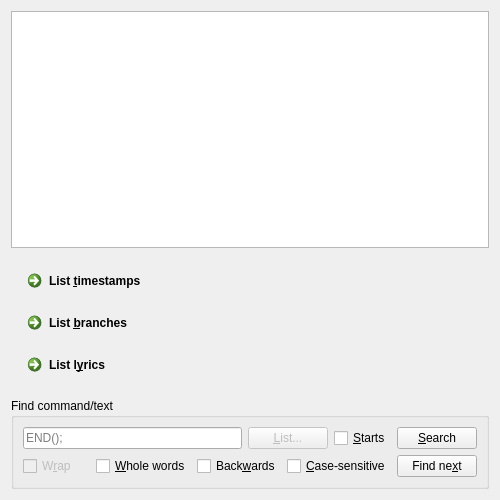
<?xml version="1.0" encoding="UTF-8"?>
<ui version="4.0">
 <class>diag_find</class>
 <widget class="QDialog" name="diag_find">
  <property name="geometry">
   <rect>
    <x>0</x>
    <y>0</y>
    <width>500</width>
    <height>500</height>
   </rect>
  </property>
  <property name="windowTitle">
   <string>Find</string>
  </property>
  <layout class="QGridLayout" name="gridLayout_3">
   <item row="1" column="0">
    <widget class="QWidget" name="widget" native="true">
     <layout class="QGridLayout" name="gridLayout_2">
      <item row="0" column="0">
       <widget class="QCommandLinkButton" name="commandLinkButton_Timestamps">
        <property name="text">
         <string>List &amp;timestamps</string>
        </property>
       </widget>
      </item>
      <item row="1" column="0">
       <widget class="QCommandLinkButton" name="commandLinkButton_Branches">
        <property name="text">
         <string>List &amp;branches</string>
        </property>
       </widget>
      </item>
      <item row="2" column="0">
       <widget class="QCommandLinkButton" name="commandLinkButton_Lyrics">
        <property name="text">
         <string>List l&amp;yrics</string>
        </property>
       </widget>
      </item>
     </layout>
    </widget>
   </item>
   <item row="2" column="0">
    <widget class="QGroupBox" name="groupBox">
     <property name="title">
      <string>Find command/text</string>
     </property>
     <layout class="QGridLayout" name="gridLayout">
      <item row="0" column="1">
       <widget class="QPushButton" name="pushButton">
        <property name="enabled">
         <bool>false</bool>
        </property>
        <property name="sizePolicy">
         <sizepolicy hsizetype="Maximum" vsizetype="Fixed">
          <horstretch>0</horstretch>
          <verstretch>0</verstretch>
         </sizepolicy>
        </property>
        <property name="text">
         <string>&amp;List...</string>
        </property>
       </widget>
      </item>
      <item row="0" column="3">
       <widget class="QPushButton" name="pushButton_2">
        <property name="text">
         <string>&amp;Search</string>
        </property>
       </widget>
      </item>
      <item row="0" column="0">
       <widget class="QLineEdit" name="lineEdit_command">
        <property name="placeholderText">
         <string>END();</string>
        </property>
       </widget>
      </item>
      <item row="1" column="3">
       <widget class="QPushButton" name="pushButton_3">
        <property name="text">
         <string>Find ne&amp;xt</string>
        </property>
       </widget>
      </item>
      <item row="0" column="2">
       <widget class="QCheckBox" name="checkBox_Starts">
        <property name="text">
         <string>&amp;Starts</string>
        </property>
       </widget>
      </item>
      <item row="1" column="0" colspan="3">
       <widget class="QWidget" name="widget_2" native="true">
        <layout class="QHBoxLayout" name="horizontalLayout">
         <property name="leftMargin">
          <number>0</number>
         </property>
         <property name="topMargin">
          <number>0</number>
         </property>
         <property name="rightMargin">
          <number>0</number>
         </property>
         <property name="bottomMargin">
          <number>0</number>
         </property>
         <item>
          <widget class="QCheckBox" name="checkBox_Wrap">
           <property name="enabled">
            <bool>false</bool>
           </property>
           <property name="text">
            <string>W&amp;rap</string>
           </property>
          </widget>
         </item>
         <item>
          <widget class="QCheckBox" name="checkBox_Whole">
           <property name="text">
            <string>&amp;Whole words</string>
           </property>
          </widget>
         </item>
         <item>
          <widget class="QCheckBox" name="checkBox_Backwards">
           <property name="text">
            <string>Back&amp;wards</string>
           </property>
          </widget>
         </item>
         <item>
          <widget class="QCheckBox" name="checkBox_Case">
           <property name="text">
            <string>&amp;Case-sensitive</string>
           </property>
          </widget>
         </item>
        </layout>
       </widget>
      </item>
     </layout>
    </widget>
   </item>
   <item row="0" column="0">
    <widget class="QTableWidget" name="tableWidget">
     <property name="editTriggers">
      <set>QAbstractItemView::NoEditTriggers</set>
     </property>
     <property name="alternatingRowColors">
      <bool>true</bool>
     </property>
     <property name="columnCount">
      <number>2</number>
     </property>
     <attribute name="horizontalHeaderVisible">
      <bool>false</bool>
     </attribute>
     <attribute name="horizontalHeaderMinimumSectionSize">
      <number>50</number>
     </attribute>
     <attribute name="horizontalHeaderDefaultSectionSize">
      <number>50</number>
     </attribute>
     <attribute name="horizontalHeaderStretchLastSection">
      <bool>true</bool>
     </attribute>
     <attribute name="verticalHeaderVisible">
      <bool>false</bool>
     </attribute>
     <column/>
     <column/>
    </widget>
   </item>
  </layout>
 </widget>
 <resources/>
 <connections/>
</ui>
